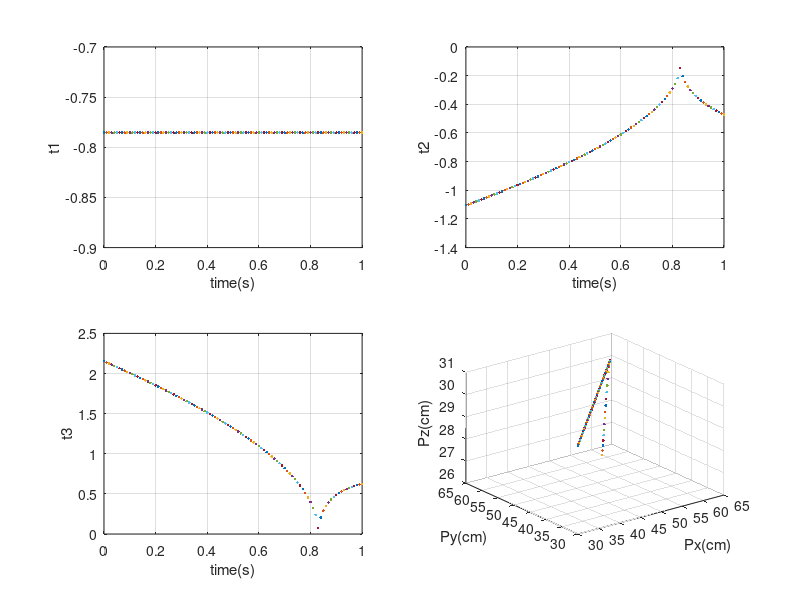

Write the MATLAB code that produced this figure.
l1=40;
l2=50;
l3=40;
for t= 0:0.01:1
    x=30+40*t;
    y=30+40*t;
    z=30;
    t1= atan2(-x,y);
    s1=sin(t1);
    c1=cos(t1);
    A=z-l1;
    B= -(x/s1);
    c3=(A^2+B^2-l2^2-l3^2)/(2*l2*l3);
    s3=sqrt(abs(1-c3^2));
    t3=atan2(s3,c3);
    c2=(B*(l3*c3+l2)+A*l3*s3)/((l3*c3+l2)^2+(l3*s3)^2);
    s2=(A*(l3*c3+l2)-B*l3*s3)/((l3*c3+l2)^2+(l3*s3)^2);
    t2=atan2(s2,c2);
    Px=(-s1)*(l2*c2+(cos(t2+t3))*l3);
    Py=c1*(l2*c2+l3*cos(t2+t3));
    Pz=l1+l2*s2+l3*sin(t2+t3);
     subplot( 2 ,2 ,1);
    plot(t,t1,'.');
    xlabel('time(s)')
    ylabel ('t1')
    grid on
    hold on 
     subplot( 2 ,2 ,2);
    plot(t,t2,'.');
    xlabel('time(s)')
    ylabel ('t2')
    grid on
    hold on
     subplot( 2 ,2 ,3);
    plot(t,t3,'.');
    xlabel('time(s)')
    ylabel ('t3')
    grid on
    hold on
     subplot( 2 ,2 ,4);
    plot3(Px,Py,Pz,'.');
    xlabel('Px(cm)')
    ylabel ('Py(cm)')
    zlabel ('Pz(cm)')
    grid on
    hold on
end 